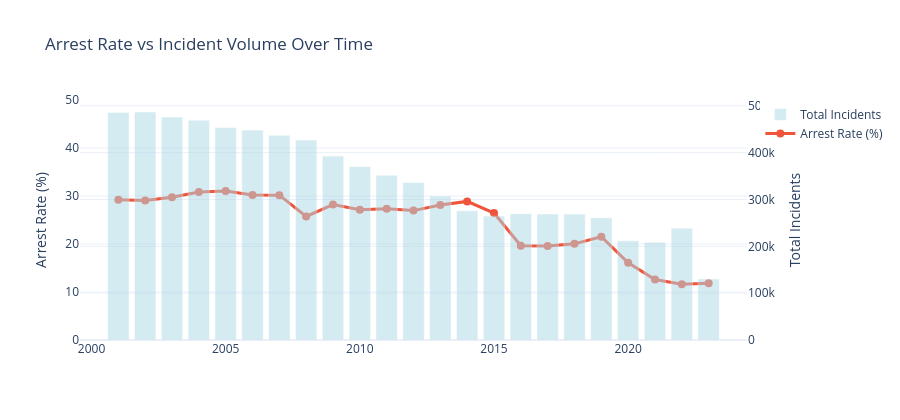

Notebook cell for this chart:
### Code cell
#Arrest rate trend over years 
arr_trend = (df_temporal.groupby("Year")["Arrest"]
             .agg(["mean","count"])
             .reset_index()
             .rename(columns={"mean":"arrest_rate"}))

fig = go.Figure()
fig.add_trace(go.Bar(x=arr_trend["Year"], y=arr_trend["count"],
    name="Total Incidents", marker_color="lightblue", yaxis="y2", opacity=0.5))
fig.add_trace(go.Scatter(x=arr_trend["Year"], y=arr_trend["arrest_rate"]*100,
    mode="lines+markers", name="Arrest Rate (%)",
    line=dict( width=3), marker=dict(size=8)))

fig.update_layout(
    title=" Arrest Rate vs Incident Volume Over Time",
    yaxis=dict(title="Arrest Rate (%)", range=[0, 50]),
    yaxis2=dict(title="Total Incidents", overlaying="y", side="right"),
    hovermode="x unified", template="plotly_white", height=420
)
fig.show()

### Figure 1 — Plotly figure (JSON) as saved in the notebook; plotly's stock layout.template omitted (floating-point values rounded to 4 significant figures)
{"data": [{"marker": {"color": "lightblue"}, "name": "Total Incidents", "opacity": 0.5, "type": "bar", "x": [2001, 2002, 2003, 2004, 2005, 2006, 2007, 2008, 2009, 2010, 2011, 2012, 2013, 2014, 2015, 2016, 2017, 2018, 2019, 2020, 2021, 2022, 2023], "y": [485862, 486786, 475949, 469410, 453764, 448160, 437069, 427143, 392804, 370475, 351958, 336248, 307463, 275734, 264747, 269769, 269045, 268784, 261270, 212137, 208683, 238647, 130481], "yaxis": "y2"}, {"line": {"width": 3}, "marker": {"size": 8}, "mode": "lines+markers", "name": "Arrest Rate (%)", "type": "scatter", "x": [2001, 2002, 2003, 2004, 2005, 2006, 2007, 2008, 2009, 2010, 2011, 2012, 2013, 2014, 2015, 2016, 2017, 2018, 2019, 2020, 2021, 2022, 2023], "y": [29.21, 29.08, 29.74, 30.82, 31.06, 30.21, 30.17, 25.75, 28.21, 27.13, 27.35, 26.96, 28.14, 28.88, 26.45, 19.65, 19.56, 20.04, 21.51, 16.07, 12.62, 11.6, 11.8]}], "layout": {"height": 420, "hovermode": "x unified", "title": {"text": " Arrest Rate vs Incident Volume Over Time"}, "yaxis": {"range": [0, 50], "title": {"text": "Arrest Rate (%)"}}, "yaxis2": {"overlaying": "y", "side": "right", "title": {"text": "Total Incidents"}}}}
